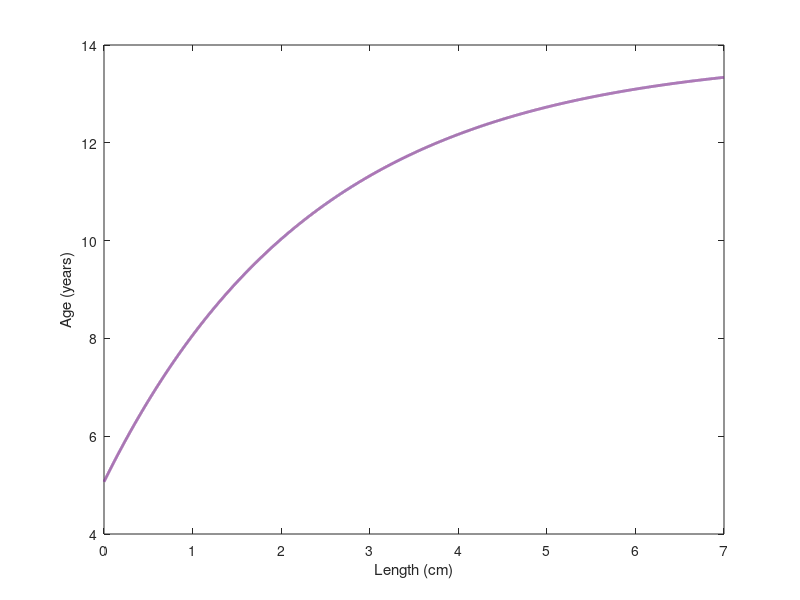

Write MATLAB code to recreate this figure. (Note: this script raises an error after producing the figure.)
%%% Project: Sprat black sea

% Research question: how will +1.5 deg C and +5 deg C warming scenarios
% affect the MSY of sprat fisheries in the Black Sea?

%Warming function
T=@(t) 15+t/20;

%lower warming IPCC
R=@(t) 15+t*1.5/100;

%von Bertalanffy growth sprat
ag=linspace(0,7,10000);
lv=13.8*(1-exp(-0.42*(ag+1.09)));
plot(ag,lv,'m','linewidth', 2,'color',[0.4940, 0.1840, 0.5560]);
xlabel('Length (cm)');
ylabel('Age (years)');

% Model population - 1.5 degree warming
% Time increment: 1 year
% Model over 100 years

yhis = zeros(6,100);
yhis(:,1) = [3*10^12;3*10^9;3*10^8;3*10^8;3*10^7;3*10^7]; % column vector

for p = 1:99
        S2=yhis(3,p)+yhis(4,p)+yhis(5,p)+yhis(6,p);
        T2=@(t) 15+t*1.5/100;
        T2(p);
        Teff2=@(T2) max(0,1/5*heaviside(-T2+17.219).*(exp(0.2.*(T2-8))-1)+1/5*heaviside(T2-17.219).*4.*log(-(T2-21)));
        Teff2(T2(p));
        f22= (6000*exp(-0.0000000003*S2))*Teff2(T2(p));
        f32= (8000*exp(-0.0000000003*S2))*Teff2(T2(p));
        f42= (10000*exp(-0.0000000003*S2))*Teff2(T2(p));
        f52= (12000*exp(-0.0000000003*S2))*Teff2(T2(p));
        m232=0.6;
        m342=0.3;
        m452=0.4;
        m552=0.8;
        P232=exp(-m232);
        P342=exp(-m342);
        P452=exp(-m452);
        P552=exp(-m552);
        P012=0.001;
        P122=0.1;
        L2 = [0 0 f22 f32 f42 f52; P012 0 0 0 0 0; 0 P122 0 0 0 0; 0 0 P232 0 0 0; 0 0 0 P342 0 0; 0 0 0 0 P452 P552];
        yhis(:,p+1) = L2*yhis(:,p);
 end

% Plot
plot(log10(yhis(1,:)),'o', 'color', '#52b2bf','MarkerSize',4);
hold on
plot(log10(yhis(2,:)),'o','color','#4B9CD3','MarkerSize',6);
plot(log10(yhis(3,:)),'-.','color','#A1CAF1','linewidth',1.7);
plot(log10(yhis(4,:)),'--','Color','#6CA0DC','linewidth',1.5);
plot(log10(yhis(5,:)),'color','#0F52BA','linewidth',1.5);
plot(log10(yhis(6,:)),'color','#082567','linewidth',1.5);
xlabel('Years')
ylabel('# of individuals (log10 scale)')

yhis = zeros(6,100);
yhis(:,1) = [3*10^12;3*10^9;3*10^8;3*10^8;3*10^7;3*10^7]; % column vector

% Model population - 5 degree warming
% Time increment: 1 year
% Model over 100 years
 for p = 1:99
        S2=yhis(3,p)+yhis(4,p)+yhis(5,p)+yhis(6,p);
        T2=@(t) 15+t*5/100;
        T2(p);
        Teff2=@(T2) max(0,1/5*heaviside(-T2+17.219).*(exp(0.2.*(T2-8))-1)+1/5*heaviside(T2-17.219).*4.*log(-(T2-21)));
        Teff2(T2(p));
        f22= (6000*exp(-0.0000000003*S2))*Teff2(T2(p));
        f32= (8000*exp(-0.0000000003*S2))*Teff2(T2(p));
        f42= (10000*exp(-0.0000000003*S2))*Teff2(T2(p));
        f52= (12000*exp(-0.0000000003*S2))*Teff2(T2(p));
        m232=0.6;
        m342=0.3;
        m452=0.4;
        m552=0.8;
        P232=exp(-m232);
        P342=exp(-m342);
        P452=exp(-m452);
        P552=exp(-m552);
        P012=0.001;
        P122=0.1;
        L2 = [0 0 f22 f32 f42 f52; P012 0 0 0 0 0; 0 P122 0 0 0 0; 0 0 P232 0 0 0; 0 0 0 P342 0 0; 0 0 0 0 P452 P552];
        yhis(:,p+1) = L2*yhis(:,p);
  end


plot(log10(yhis(1,:)),'o', 'color', '#FA8072','MarkerSize',4) %[10:end]
hold on
plot(log10(yhis(2,:)),'o','color','#FF2800','MarkerSize',6)
plot(log10(yhis(3,:)),'-.','color','#D21F3C','linewidth',1.5)
plot(log10(yhis(4,:)),'--','Color','r','linewidth',1.5)
plot(log10(yhis(5,:)),'color','#B80F0A','linewidth',1.5)
plot(log10(yhis(6,:)),'color','#8B0000','linewidth',1.5)
xlabel('Years','FontSize',16)
ylabel('Number of individuals (log10 scale)','FontSize',16)
set(gca,'fontsize',14)

legend('fontsize',14)

%lgd = legend('Warming of 1.5°C','Warming of 5°C','fontsize',14)
%lgd.NumColumns = 8


% Fecundity plot: effect of temperature on fecundity
i=6:0.01:21;
Teff=max(0,1/5*heaviside(-i+17.219).*(exp(0.2.*(i-8))-1)+1/5*heaviside(i-17.219).*4.*log(-(i-21)));
plot(i,Teff,'linewidth',3,'Color','#7E2F8E')
set(gca,'fontsize',18)
xlabel('Annual mean temperature (°C)','fontsize',18)
ylabel('Effect on fecundity (unitless)','fontsize',18)


% Warming scenarios
x=0:0.1:100;
w1=15+x/20;
w2=15+x*1.5/100;
hold on
plot(x,w1,'red','linewidth',2)
plot(x,w2,'blue','linewidth',2)
set(gca,'fontsize',14)
ylabel('Annual mean temperature (°C)','fontsize',16)
xlabel('Time (years)','fontsize',16)
legend('Warming of 5°C','Warming of 1.5°C','fontsize',16)


%%% MSY plot for the two warming scenarios
clf

[f,yield1] = runfishing(1.5/100);

plot(f,yield1,'blue.','MarkerSize',12)
set(gca,'fontsize',14)
hold on

[f,yield2] = runfishing(1/20);

plot(f,yield2,'red.','MarkerSize',12)
set(gca,'fontsize',14)
hold off

xlabel('Fishing pressure (unitless)','fontsize',16)
ylabel('Catch at year 2100 (number of sprats)','fontsize',16)
legend('Warming of 1.5°C','Warming of 5°C','fontsize',14,'Box','off')


%%%%%%%%%%%%%%%%%%%%%%%%%%%%%%%%%%%%%%%%%%%%%%%%%%%%%%%%%%%%%%%%%%%%%%%%%%%
%%%%%       IF RUNFISHING IS MISSING, THE CODE BELOW CAN BE USED       %%%%
%%%%%       TO CREATE IT. CREATE NEW FUNCTION SCRIPT AND COPY IN.      %%%%
%%%%%%%%%%%%%%%%%%%%%%%%%%%%%%%%%%%%%%%%%%%%%%%%%%%%%%%%%%%%%%%%%%%%%%%%%%%


function [ftot2, yieldtot2] = runfishing(slope)

    % Empty vectors
    yieldtot2 = zeros(999, 1);
    ftot2 = zeros(999, 1);

    for z = 1:999
        yhis = zeros(6, 100);
        yhis(:, 1) = [3*10^12; 3*10^9; 3*10^8; 3*10^8; 3*10^7; 3*10^7]; % Initial conditions

        for p = 1:99
            S2 = yhis(3, p) + yhis(4, p) + yhis(5, p) + yhis(6, p);
            T2 = @(t22) 15 + t22 * slope;
            T2_value = T2(p);
            Teff2 = @(T2) max(0, 1/5 * heaviside(-T2 + 17.219) .* (exp(0.2 * (T2 - 8)) - 1) + ...
                                1/5 * heaviside(T2 - 17.219) .* 4 .* log(-(T2 - 21)));
            Teff2_value = Teff2(T2_value);

            f22 = (6000 * exp(-0.0000000003 * S2)) * Teff2_value;
            f32 = (8000 * exp(-0.0000000003 * S2)) * Teff2_value;
            f42 = (10000 * exp(-0.0000000003 * S2)) * Teff2_value;
            f52 = (12000 * exp(-0.0000000003 * S2)) * Teff2_value;

            m232 = 0.6;
            m342 = 0.3;
            m452 = 0.4;
            m552 = 0.8;

            F232 = 0.0003 * z;
            F342 = 0.000325 * z;
            F452 = 0.00035 * z;
            F552 = 0.000375 * z;

            P232 = exp(-m232 - F232);
            P342 = exp(-m342 - F342);
            P452 = exp(-m452 - F452);
            P552 = exp(-m552 - F552);

            P012 = 0.001;
            P122 = 0.1;

            L2 = [0 0 f22 f32 f42 f52;
                  P012 0 0 0 0 0;
                  0 P122 0 0 0 0;
                  0 0 P232 0 0 0;
                  0 0 0 P342 0 0;
                  0 0 0 0 P452 P552];

            yhis(:, p+1) = L2 * yhis(:, p); % Update state
        end

        % Calculate yields
        yield12 = yhis(3, end) * (1 - P232) * F232 / (F232 + m232);
        yield22 = yhis(4, end) * (1 - P342) * F342 / (F342 + m342);
        yield32 = yhis(5, end) * (1 - P452) * F452 / (F452 + m452);
        yield42 = yhis(6, end) * (1 - P552) * F552 / (F552 + m552);
        yieldtot2(z) = yield12 + yield22 + yield32 + yield42;
        
        % Total yield
        ftot2(z) = (F232 + F342 + F452 + F552) / 4;
    end

end

